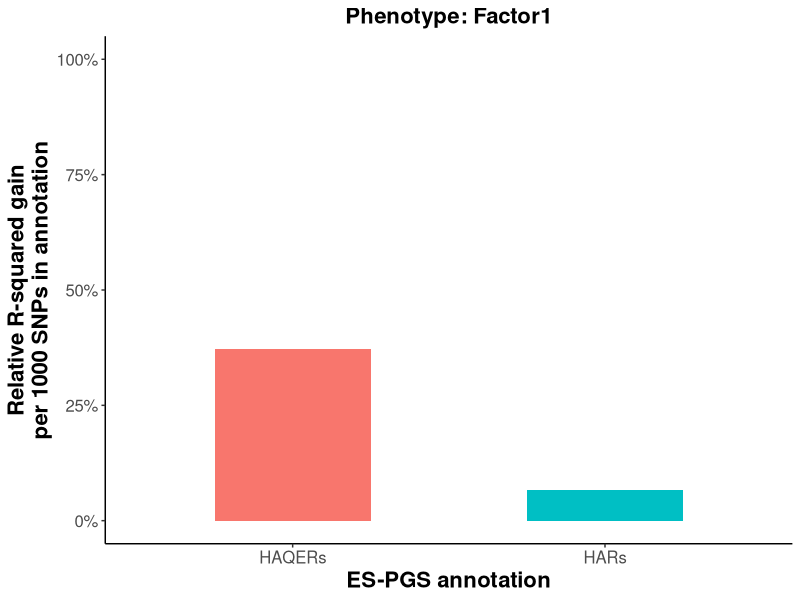
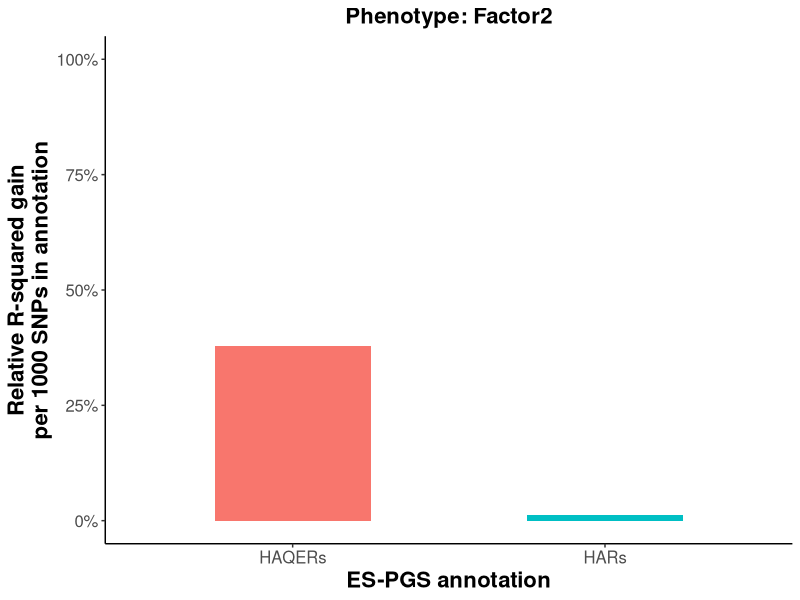
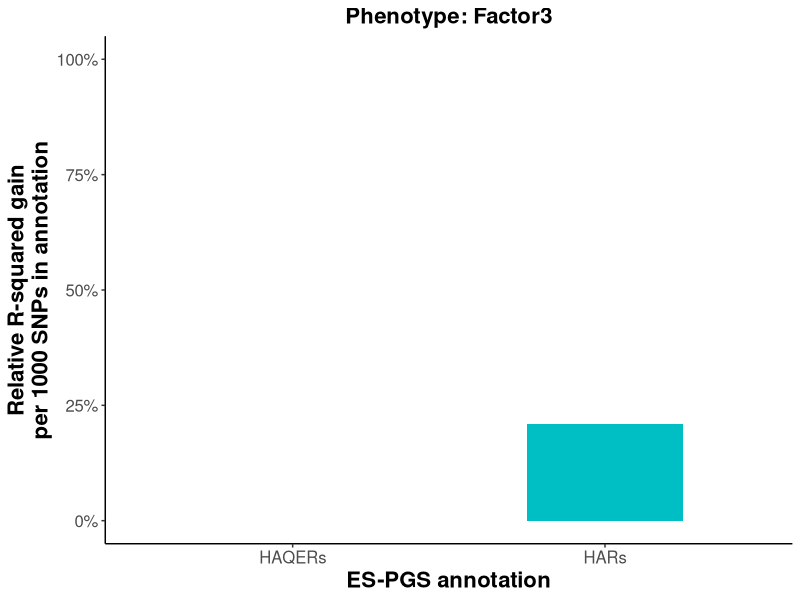
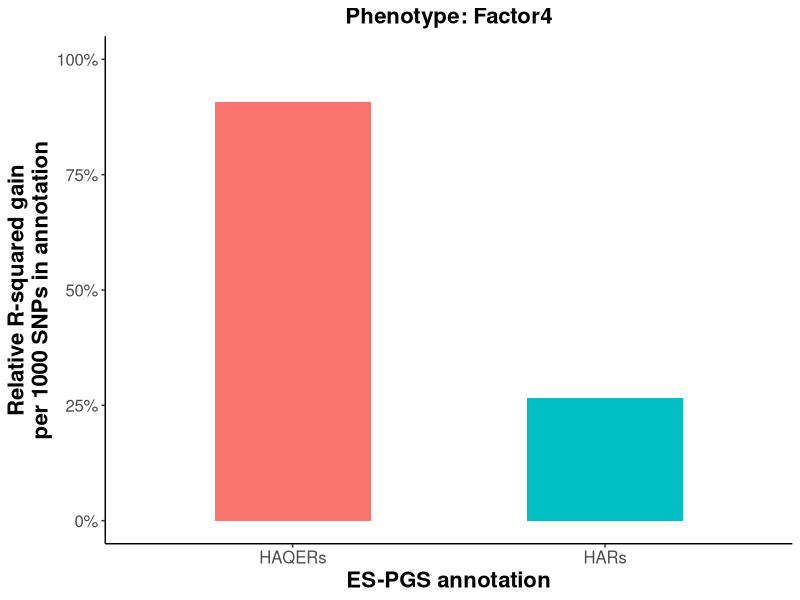
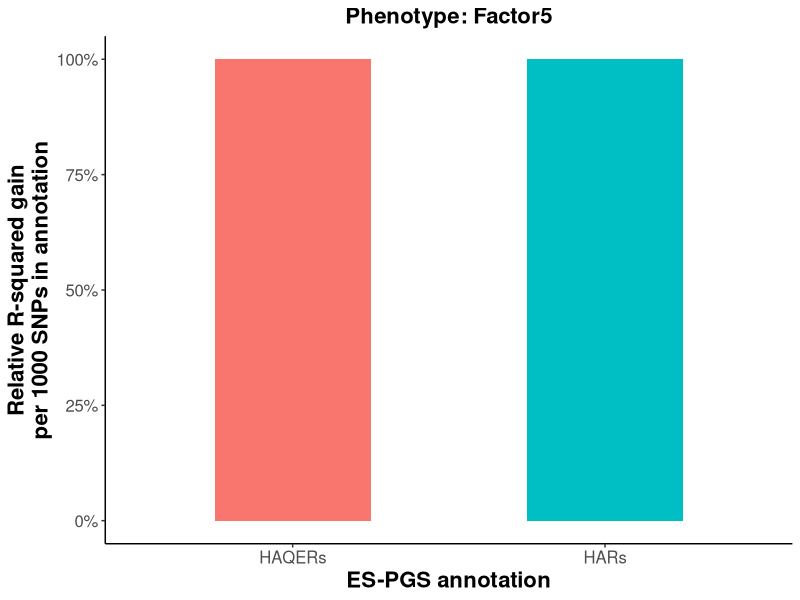
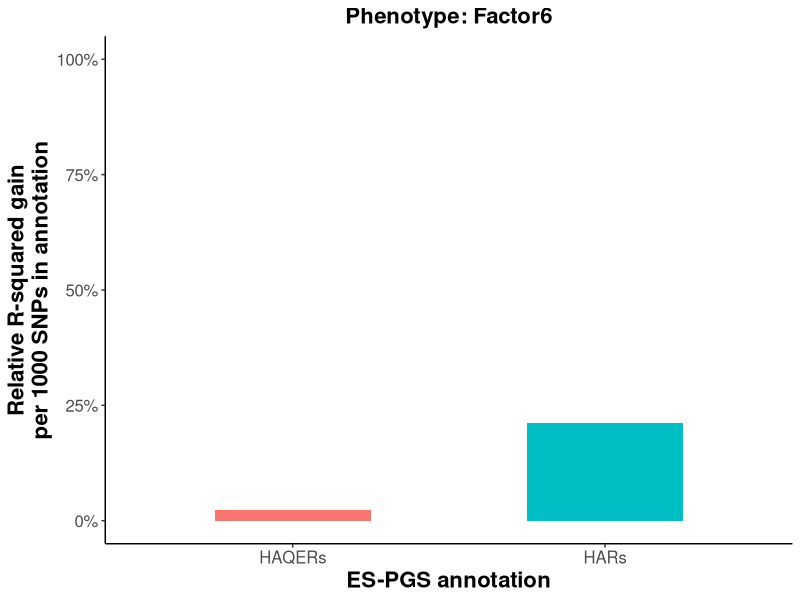
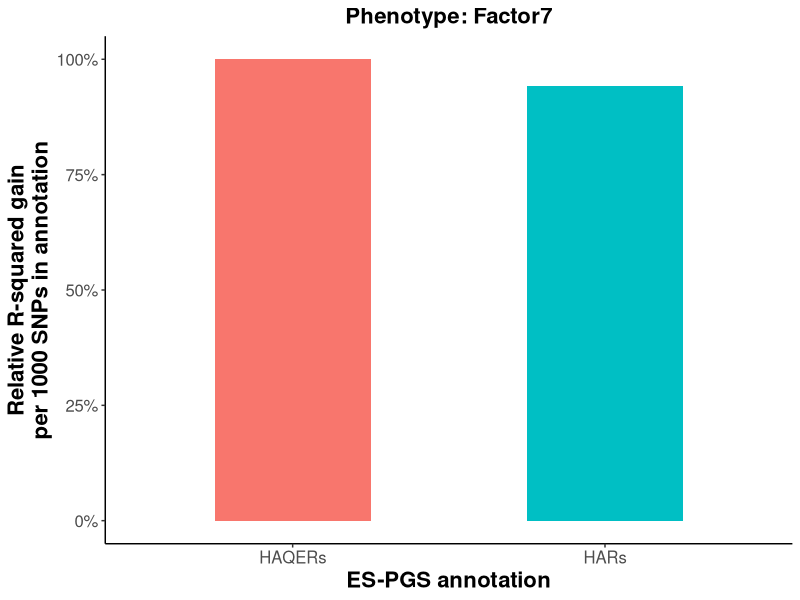
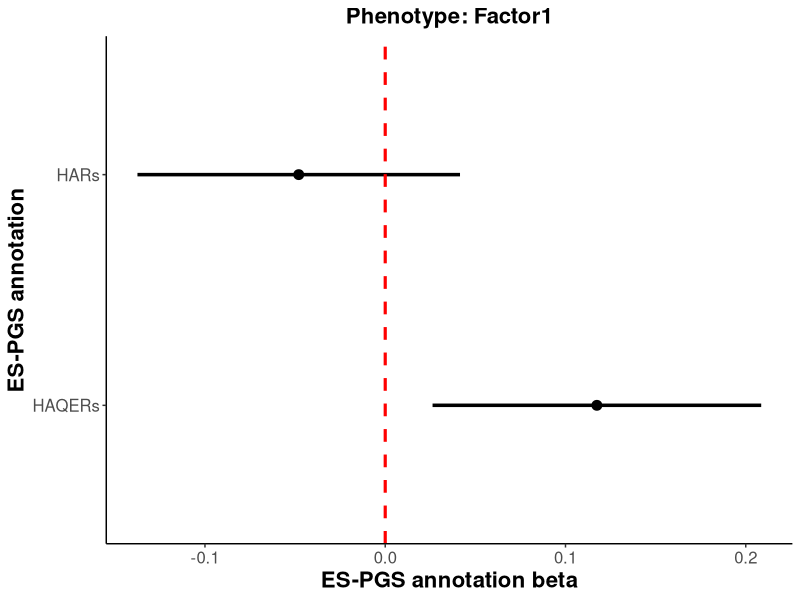

These charts were generated, in order, by the following R code:
library(tidyverse)

message('Making figures now...')

####################################
## read in ES-PGS model results
####################################
res <- read_csv('ES-PGS_example/example_data/ES-PGS_lm_comparison_results.csv')

######################################
## make performance improvement figure
######################################
## initialize objects to store figures
fig_list_perf <- list()
fig_list_beta <- list()

## make figures and save to lists
for(ph in unique(res$phenotype)) {
    cat('\n\n')
    message('Making figures for ', ph)
    ## subset data to results from single phenotype
    tmp <- res %>% 
        filter(phenotype == ph) %>% 
        mutate(relative_rsq_gain_per_1000indSNP = ifelse(relative_rsq_gain_per_1000indSNP >= 1, 1, relative_rsq_gain_per_1000indSNP)) ## cap R-squared gain if > 100%
    ## make bar plot with relative performance increase compared to background PGS
    fig_perf <- tmp %>% 
        ggplot(aes(x = ES_PGS_model, y = relative_rsq_gain_per_1000indSNP, fill = ES_PGS_model)) +
        geom_bar(stat = 'identity', width = 0.5) +
        scale_y_continuous(labels = scales::percent, limits = c(0, 1)) +
        xlab('ES-PGS annotation') +
        ylab('Relative R-squared gain\nper 1000 SNPs in annotation') +
        theme_classic() +
        theme(legend.position = 'none',
              axis.text = element_text(size = 12),
              axis.title = element_text(size = 16, face = 'bold'),
              plot.title = element_text(size = 16, face = 'bold', hjust = 0.5)) +
        ggtitle(str_c('Phenotype: ', ph))
    fig_list_perf[[ph]] <- fig_perf
    ## make forest plot with ES-PGS betas
    fig_beta <- tmp %>% 
        ggplot(aes(x = ES_PGS_beta, y = ES_PGS_model)) +
        geom_point(size = 3) +
        geom_linerange(aes(xmin = ES_PGS_beta - 1.96 * ES_PGS_std_err, xmax = ES_PGS_beta + 1.96 * ES_PGS_std_err), size = 1.2) +
        geom_vline(xintercept = 0, linetype = 'dashed', size = 1.075, color = 'red') +
        xlab('ES-PGS annotation beta') +
        ylab('ES-PGS annotation') +
        theme_classic() +
        theme(legend.position = 'none',
              axis.text = element_text(size = 12),
              axis.title = element_text(size = 16, face = 'bold'),
              plot.title = element_text(size = 16, face = 'bold', hjust = 0.5)) +
        ggtitle(str_c('Phenotype: ', ph))
    fig_list_beta[[ph]] <- fig_beta
}


## save performance figures to file
pdf("ES-PGS_example/example_figures/ES-PGS_model_performance.pdf", onefile = TRUE)
for (i in seq(length(fig_list_perf))) {
    print(fig_list_perf[[i]])
}
dev.off()

## save forest plots to file
pdf("ES-PGS_example/example_figures/ES-PGS_model_betas.pdf", onefile = TRUE)
for (i in seq(length(fig_list_beta))) {
    print(fig_list_beta[[i]])
}
dev.off()

message('Saved figures to: "ES-PGS_example/example_figures" directory')